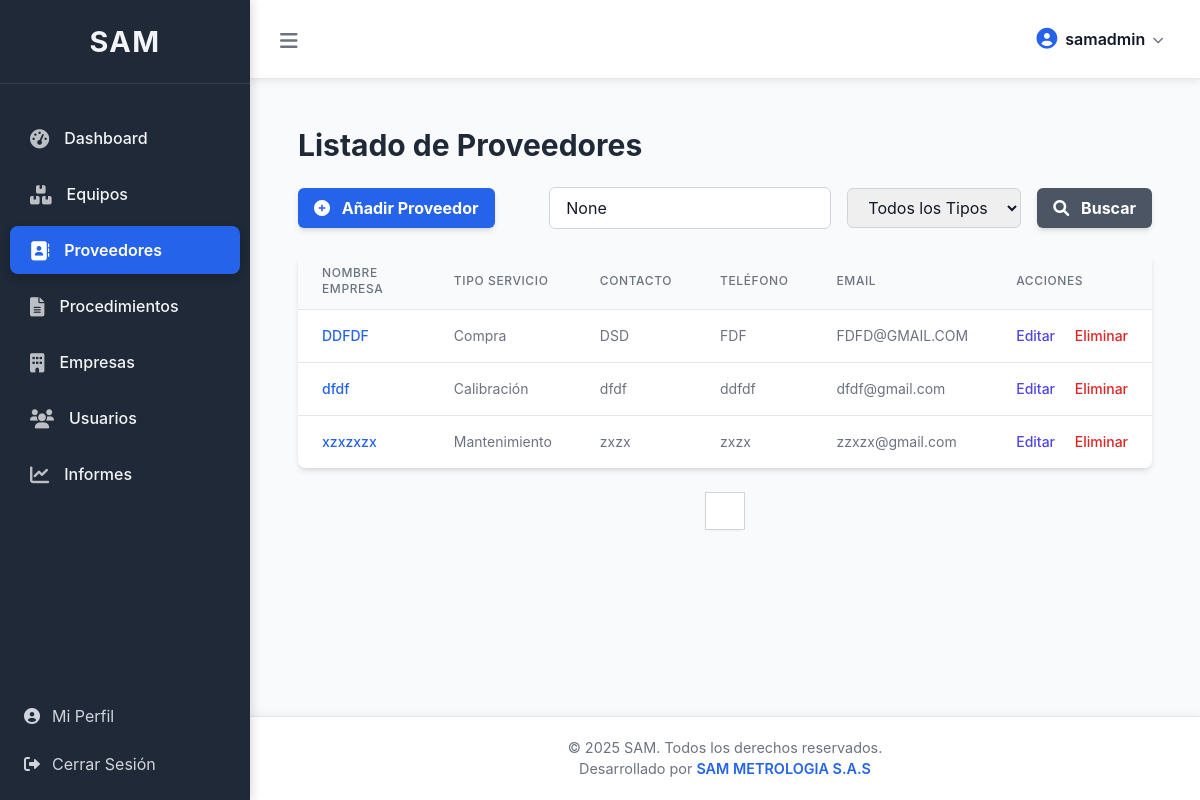
The page /core/proveedores/ (signed in) on the database as committed earlier.
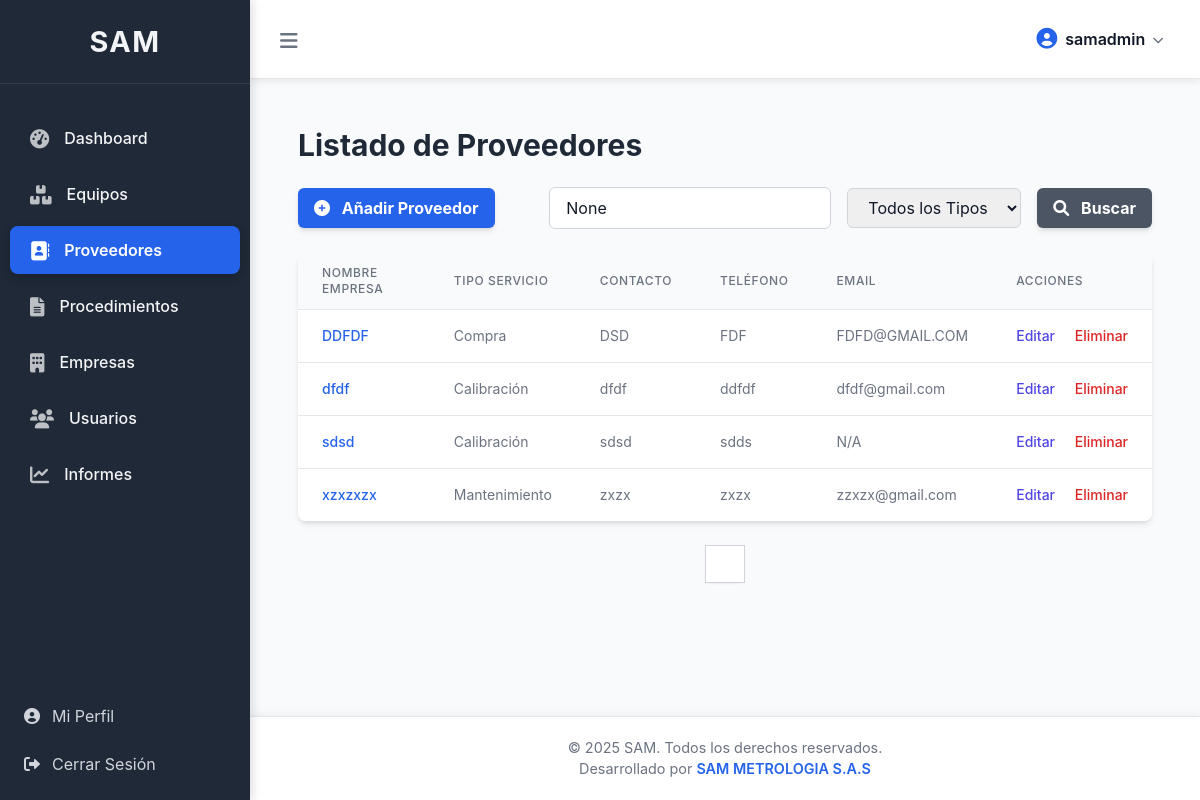
The same page on the database as committed later.
### core/models.py (models this page shows, shortened)
class Proveedor(models.Model):
    TIPO_SERVICIO_CHOICES = [
        ('Calibración', 'Calibración'),
        ('Mantenimiento', 'Mantenimiento'),
        ('Comprobación', 'Comprobación'),
        ('Compra', 'Compra'),
        ('Otro', 'Otro'),
    ]
    empresa = models.ForeignKey(Empresa, on_delete=models.CASCADE, related_name='proveedores', verbose_name="Empresa")
    tipo_servicio = models.CharField(max_length=50, choices=TIPO_SERVICIO_CHOICES, verbose_name="Tipo de Servicio")
    nombre_contacto = models.CharField(max_length=200, blank=True, null=True, verbose_name="Nombre de Contacto")
    numero_contacto = models.CharField(max_length=20, blank=True, null=True, verbose_name="Número de Contacto")
    nombre_empresa = models.CharField(max_length=200, verbose_name="Nombre de la Empresa")
    correo_electronico = models.EmailField(blank=True, null=True, verbose_name="Correo Electrónico")
    pagina_web = models.URLField(blank=True, null=True, verbose_name="Página Web")
    alcance = models.TextField(blank=True, null=True, verbose_name="Alcance (áreas o magnitudes)")
    servicio_prestado = models.TextField(blank=True, null=True, verbose_name="Servicio Prestado")
    class Meta:
        verbose_name = "Proveedor"
        verbose_name_plural = "Proveedores"
        ordering = ['nombre_empresa']
        unique_together = ('nombre_empresa', 'empresa',) # La combinación nombre_empresa y empresa debe ser única
        permissions = [
            ("can_view_proveedor", "Can view proveedor"),
            ("can_add_proveedor", "Can add proveedor"),
            ("can_change_proveedor", "Can change proveedor"),
            ("can_delete_proveedor", "Can delete proveedor"),
        ]

### core/views.py (the view, shortened to what this page needs)
# urls.py: path('proveedores/', views.listar_proveedores, name='listar_proveedores'),
@access_check # APLICAR ESTE DECORADOR
@login_required
@permission_required('core.view_proveedor', raise_exception=True)
def listar_proveedores(request):
    query = request.GET.get('q')
    tipo_servicio_filter = request.GET.get('tipo_servicio')
    proveedores_list = Proveedor.objects.all().order_by('nombre_empresa')
    if not request.user.is_superuser:
        if request.user.empresa:
            proveedores_list = proveedores_list.filter(empresa=request.user.empresa)
        else:
            proveedores_list = Proveedor.objects.none() # Usuario normal sin empresa asignada
    if tipo_servicio_filter and tipo_servicio_filter != '':
        proveedores_list = proveedores_list.filter(tipo_servicio=tipo_servicio_filter)
    paginator = Paginator(proveedores_list, 10)
    page_number = request.GET.get('page')
    try:
        proveedores = paginator.page(page_number)
    except PageNotAnInteger:
        proveedores = paginator.page(1)
    except EmptyPage:
        proveedores = paginator.page(paginator.num_pages)
    tipo_servicio_choices = Proveedor.TIPO_SERVICIO_CHOICES
    context = {
        'proveedores': proveedores,
        'query': query,
        'tipo_servicio_choices': tipo_servicio_choices,
        'tipo_servicio_filter': tipo_servicio_filter,
        'titulo_pagina': 'Listado de Proveedores',
    }
    return render(request, 'core/listar_proveedores.html', context)

### core/views.py (called while the page is built, shortened)
def access_check(view_func):
    @wraps(view_func)
    def _wrapped_view(request, *args, **kwargs):
        if not request.user.is_authenticated:
            return redirect(settings.LOGIN_URL)
        if request.user.is_superuser:
            return view_func(request, *args, **kwargs)
    return _wrapped_view

### core/templates/core/listar_proveedores.html (shortened to what the changed rows need)
{% extends 'base.html' %}
{% load static %}
{% block content %}
<div class="container mx-auto p-4">
    <h1 class="text-3xl font-bold text-gray-800 mb-6">{{ titulo_pagina }}</h1>
    {% if proveedores %}
        <div class="overflow-x-auto bg-white rounded-lg shadow-md">
            <table class="min-w-full divide-y divide-gray-200">
                <thead class="bg-gray-50">
                    <tr>
                        <th scope="col" class="px-6 py-3 text-left text-xs font-medium text-gray-500 uppercase tracking-wider">Nombre Empresa</th>
                        <th scope="col" class="px-6 py-3 text-left text-xs font-medium text-gray-500 uppercase tracking-wider">Tipo Servicio</th>
                        <th scope="col" class="px-6 py-3 text-left text-xs font-medium text-gray-500 uppercase tracking-wider">Contacto</th>
                        <th scope="col" class="px-6 py-3 text-left text-xs font-medium text-gray-500 uppercase tracking-wider">Teléfono</th>
                        <th scope="col" class="px-6 py-3 text-left text-xs font-medium text-gray-500 uppercase tracking-wider">Email</th>
                        <th scope="col" class="px-6 py-3 text-left text-xs font-medium text-gray-500 uppercase tracking-wider">Acciones</th>
                    </tr>
                </thead>
                <tbody class="bg-white divide-y divide-gray-200">
                    {% for proveedor in proveedores %}
                    <tr>
                        <td class="px-6 py-4 whitespace-nowrap text-sm font-medium text-gray-900">
                            <a href="{% url 'core:detalle_proveedor' pk=proveedor.pk %}" class="text-blue-600 hover:text-blue-900">
                                {{ proveedor.nombre_empresa }}
                            </a>
                        </td>
                        <td class="px-6 py-4 whitespace-nowrap text-sm text-gray-500">{{ proveedor.get_tipo_servicio_display }}</td>
                        <td class="px-6 py-4 whitespace-nowrap text-sm text-gray-500">{{ proveedor.nombre_contacto|default:"N/A" }}</td>
                        <td class="px-6 py-4 whitespace-nowrap text-sm text-gray-500">{{ proveedor.numero_contacto|default:"N/A" }}</td>
                        <td class="px-6 py-4 whitespace-nowrap text-sm text-gray-500">{{ proveedor.correo_electronico|default:"N/A" }}</td>
                        <td class="px-6 py-4 whitespace-nowrap text-sm font-medium">
                            <a href="{% url 'core:editar_proveedor' pk=proveedor.pk %}" class="text-indigo-600 hover:text-indigo-900 mr-4">Editar</a>
                            <button onclick="confirmDelete('{% url 'core:eliminar_proveedor' pk=proveedor.pk %}', 'proveedor')" class="text-red-600 hover:text-red-900">Eliminar</button>
                        </td>
                    </tr>
                    {% endfor %}
                </tbody>
            </table>
        </div>
    {% else %}
        <p class="text-gray-600 text-lg text-center mt-8">No se encontraron proveedores.</p>
    {% endif %}
</div>
{% endblock content %}

Rows that differ between the two databases and show on the page:
added Proveedor: nombre_empresa "sdsd", tipo_servicio "Calibración", nombre_contacto "sdsd", numero_contacto "sdds", correo_electronico "N/A"
